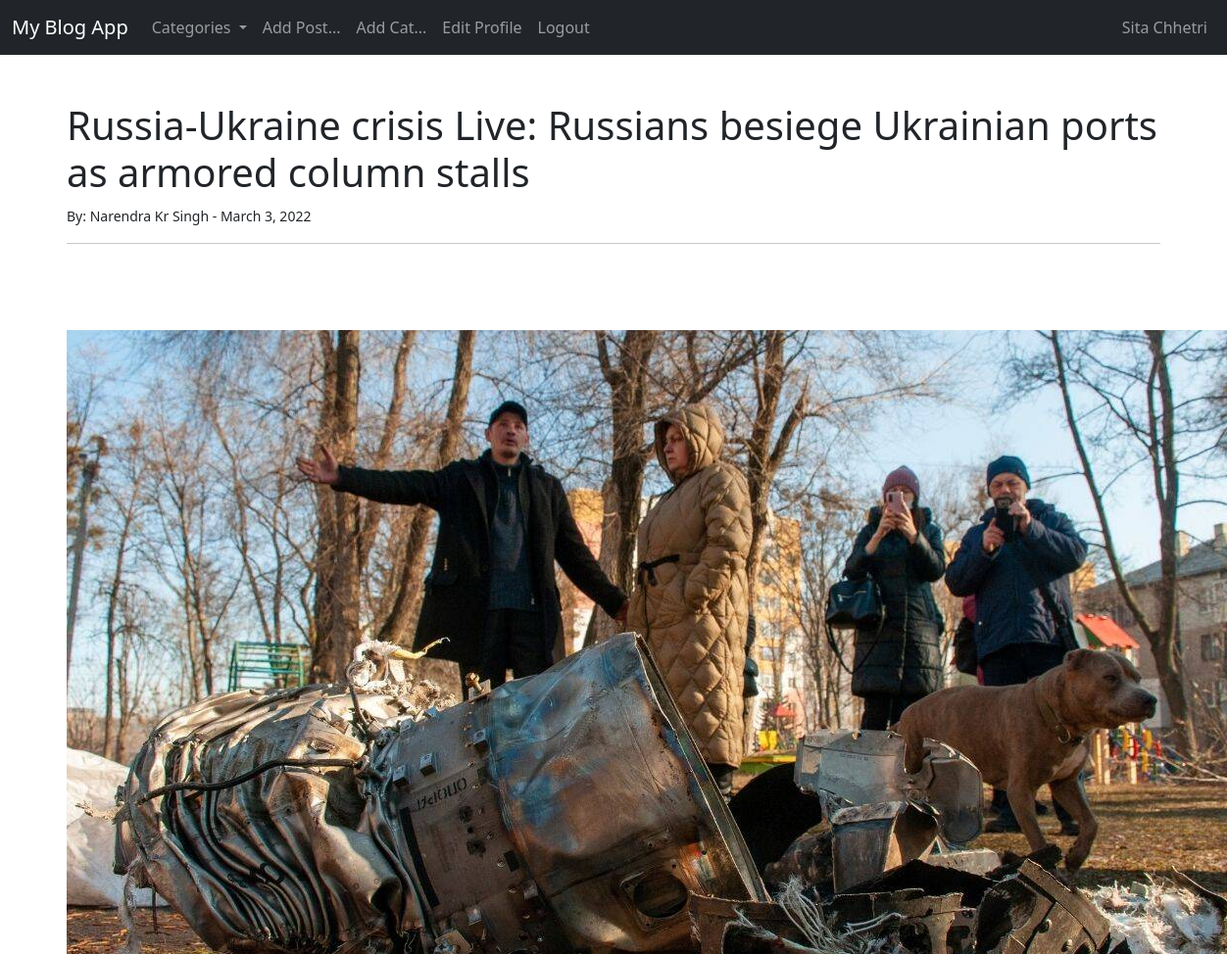
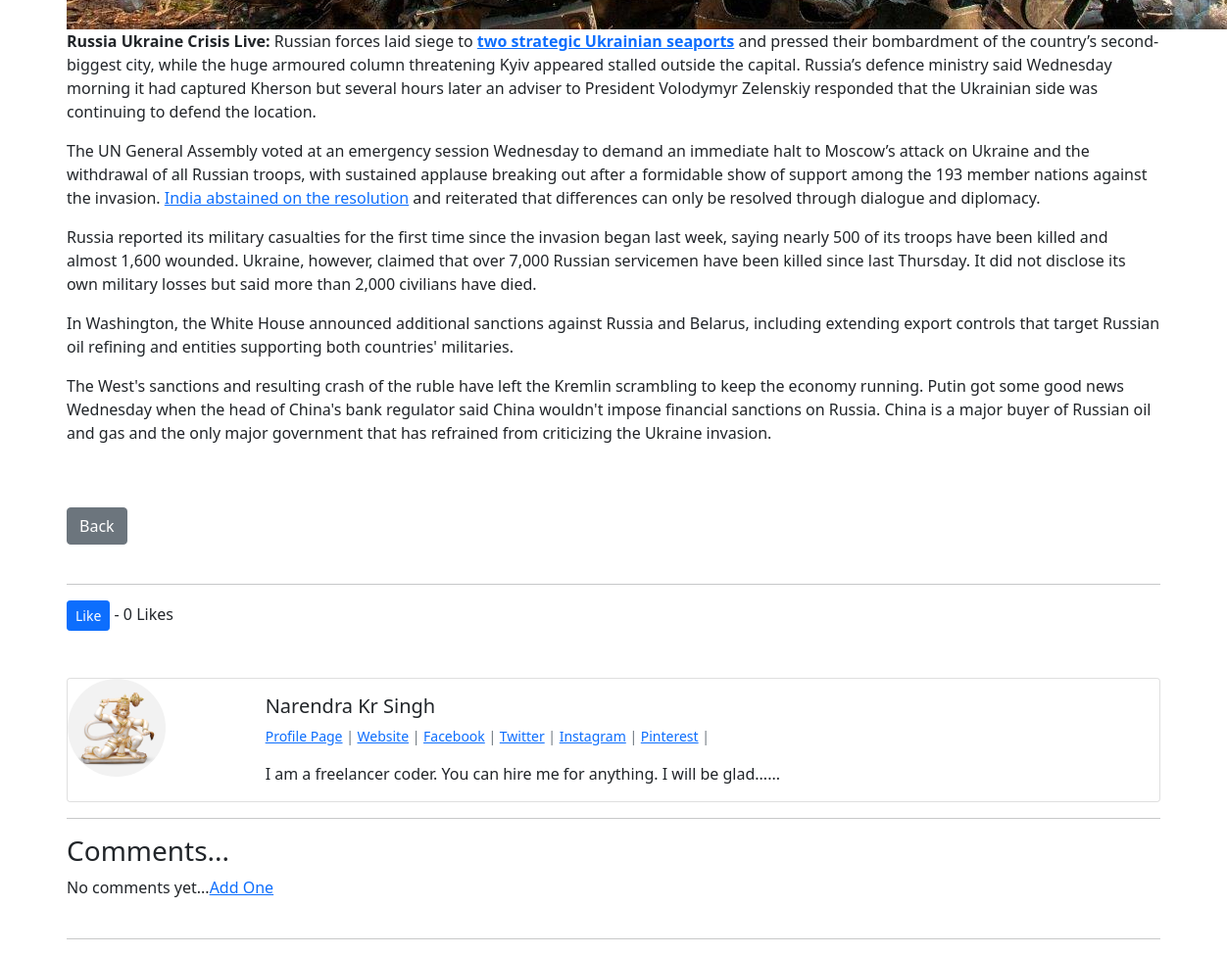
The page /article/19 (signed in) on the database its author committed (2 pictures, top to bottom).
### blog_app/models.py (models this page shows, shortened)
class Post(models.Model):
    title = models.CharField(max_length=255)
    header_image = models.ImageField(null=True,blank=True,upload_to="images/")
    title_tag = models.CharField(max_length=255)
    author = models.ForeignKey(User, on_delete=models.CASCADE)
    body = RichTextField(blank=True, null=True)
    post_date = models.DateField(auto_now_add=True)
    category = models.CharField(max_length=255, default='uncategorized')
    snippet = models.CharField(max_length=255)
    likes = models.ManyToManyField(User, related_name='blog_posts')
    def total_likes(self):
        return self.likes.count()

class Profile(models.Model):
    user = models.OneToOneField(User, null=True, on_delete=models.CASCADE)
    bio = models.TextField()
    profile_pic = models.ImageField(null=True,blank=True,upload_to="images/profile")
    website_url = models.CharField(max_length=255, null=True,blank=True)
    facebook_url = models.CharField(max_length=255, null=True,blank=True)
    twitter_url = models.CharField(max_length=255, null=True,blank=True)
    instagram_url = models.CharField(max_length=255, null=True,blank=True)
    pintrest_url = models.CharField(max_length=255, null=True,blank=True)

### blog_app/views.py (the view)
# urls.py: path('article/<int:pk>', ArticelDetailView.as_view(), name='article_detail'),
class ArticelDetailView(DeleteView):
    model = Post
    template_name = 'article_detail.html'
    def get_context_data(self, *args, **kwargs):
        cat_menu = Category.objects.all()
        context = super(ArticelDetailView, self).get_context_data(*args, **kwargs)
        stuff = get_object_or_404(Post, id=self.kwargs['pk'])
        total_likes = stuff.total_likes()
        liked = False
        if stuff.likes.filter(id=self.request.user.id):
            liked = True
        context["cat_menu"] = cat_menu
        context["total_likes"] = total_likes
        context["liked"] = liked
        return context

### blog_app/models.py (called while the page is built)
    def __str__(self):
        return self.name

### blog_app/templates/article_detail.html (shortened to what this page needs)
{% extends 'base.html' %}
{% load static %}
{% block content %}
<h1>{{ post.title }}</h1>
<small>By: {{ post.author.first_name }}
    {{ post.author.last_name }} -
     {{ post.post_date }}
</small><br>
<hr>
<br>
<br><br>
{% if post.header_image %}
<img src="{{ post.header_image.url }}"<br><br>
{% endif %}
{{ post.body | safe }}
<br><br>
<a href="{% url 'home' %}" class="btn btn-secondary">Back</a>
<br><br>
<hr>
<form action="{% url 'like_post' post.pk %}" method="POST">
    {% if user.is_authenticated %}
    {% if liked %}
        <button type="submit" name="post_id", value="{{ post.id }}",
        class="btn btn-danger btn-sm">
            Unlike
        </button>
    {% else %}
        <button type="submit" name="post_id", value="{{ post.id }}",
        class="btn btn-primary btn-sm">
            Like
        </button>
    {% endif %}
    {% else %}
            <a class="nav-link" href="{% url 'login' %}">Login to like the post</a>
    {% endif %}
         - {{ total_likes }} Likes
</form>
<br><br>
<div class="card mb-3"">
    <div class="row g-0">
      <div class="col-md-2">
        {% if post.author.profile.profile_pic %}
        <img class="rounded-circle" src="{{ post.author.profile.profile_pic.url }}" alt="img" width="100" height="100">
        {% else %}
        <img class="rounded-circle" src="{% static 'theblog/images/profile1.png' %}" alt="img" width="100" height="100">
        {% endif %}
      </div>
      <div class="col-md-10">
        <div class="card-body">
          <h5 class="card-title">
            {{ post.author.first_name }}
            {{ post.author.last_name }}
        </h5>
        <p class="small text-muted">
          <a href="{% url 'show_profile_page' post.author.profile.id %}">Profile Page</a>
          {% if post.author.profile.website_url %}
           | <a href="{{ post.author.profile.website_url }}">Website</a> |
          {% endif %}
          {% if post.author.profile.facebook_url %}
           <a href="{{ post.author.profile.facebook_url }}">Facebook</a> |
           {% endif %}
           {% if post.author.profile.twitter_url %}
           <a href="{{ post.author.profile.twitter_url }}">Twitter</a> |
           {% endif %}
           {% if post.author.profile.instagram_url %}
           <a href="{{ post.author.profile.instagram_url }}">Instagram</a> |
           {% endif %}
           {% if post.author.profile.pintrest_url %}
           <a href="{{ post.author.profile.pintrest_url }}">Pinterest</a> |
           {% endif %}
        </p>
          <p class="card-text">{{ post.author.profile.bio }}</p>
        </div>
      </div>
    </div>
  </div>
  <hr>
<h3>Comments...</h3>
{% if not post.comments.all %}
  No comments yet...<a href="{% url 'add_comment' post.pk %}">Add One</a>
{% endif %}
<br><br><hr>
{% endblock %}

### blog_app/templates/base.html (shortened to what this page needs)
<!doctype html>
<html lang="en">
  <head>
    <link href="https://cdn.jsdelivr.net/npm/bootstrap@5.1.3/dist/css/bootstrap.min.css" rel="stylesheet">
  </head>
  <body>
    <nav class="navbar navbar-expand-lg navbar-dark bg-dark mb-5">
        <div class="container-fluid">
          <a class="navbar-brand" href="{% url 'home' %}">My Blog App</a>
          <div class="collapse navbar-collapse" id="navbarSupportedContent">
            <ul class="navbar-nav me-auto mb-2 mb-lg-0">
              {% if cat_menu %}
              <li class="nav-item dropdown">
                <a class="nav-link dropdown-toggle" href="#" id="navbarDropdown" role="button" data-bs-toggle="dropdown" aria-expanded="false">
                  Categories
                </a>
              </li>
              {% endif %}
              {% if user.is_authenticated %}
              <li class="nav-item">
                <a class="nav-link" href="{% url 'add_post' %}">Add Post...</a>
              </li>
              <li class="nav-item">
                <a class="nav-link" href="{% url 'add_category' %}">Add Cat...</a>
              </li>
              <li class="nav-item">
                <a class="nav-link" href="{% url 'edit_profile' %}">Edit Profile</a>
              </li>
              <li class="nav-item">
                <a class="nav-link" href="{% url 'logout' %}">Logout</a>
              </li>
              {% endif %}
            </ul>
            <ul class="navbar-nav ml-auto mb-2 mb-lg-0">
              <li class="nav-item">
                <a class="nav-link" href="{% url 'login' %}">
                  {{ user.first_name }}
                  {{ user.last_name }}
                </a>
              </li>
            </ul>
          </div>
        </div>
      </nav>
<div class="container">
    {% block content %}{% endblock %}
</div>
  </body>
</html>

### rows shown on the page
Post: title "Russia-Ukraine crisis Live: Russians besiege Ukrainian ports as armored column stalls", author.first_name "Narendra", author.last_name "Kr Singh", post_date "March 3, 2022", header_image (picture), body "Russia Ukraine Crisis Live: Russian forces laid siege to two strategic Ukrainian seaports and pressed their bombardment of the country’s second-biggest city, while the huge armoured column threatening Kyiv appeared stalled outside the capital. Russia’s defence ministry said Wednesday morning it had captured Kherson but several hours later an adviser to President Volodymyr Zelenskiy responded that the Ukrainian side was continuing to defend the location. The UN General Assembly voted at an emergency session Wednesday to demand an immediate halt to Moscow’s attack on Ukraine and the withdrawal of all Russian troops, with sustained applause breaking out after a formidable show of support among…", author.profile.profile_pic (picture), author.profile.bio "I am a freelancer coder. You can hire me for anything. I will be glad......"

### other values the page prints
{{ user.first_name }} "Sita"
{{ user.last_name }} "Chhetri"
{{ total_likes }} "0"
